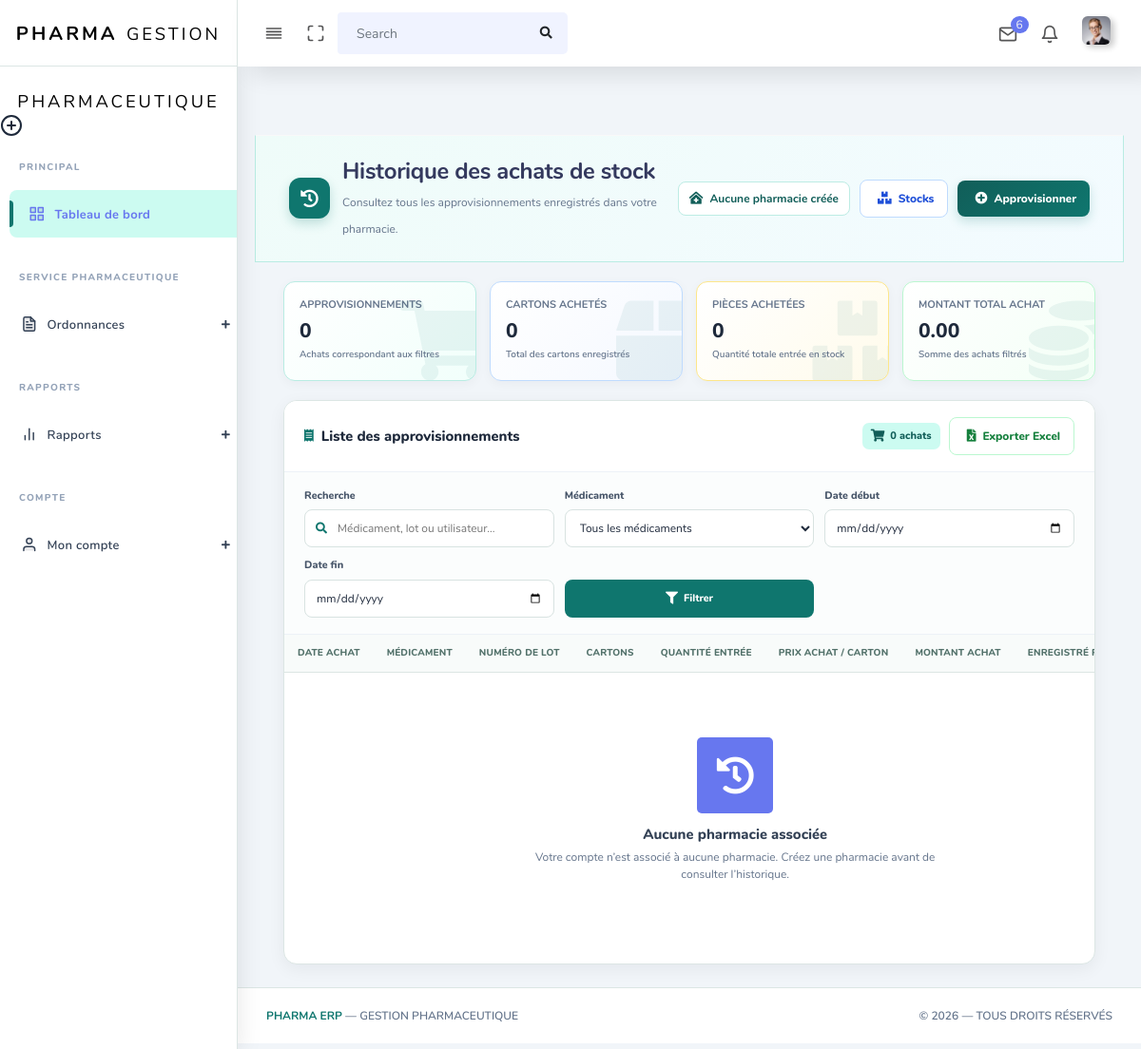
/historique_achat_stock/ (signed in), run on an earlier commit of the app's database.
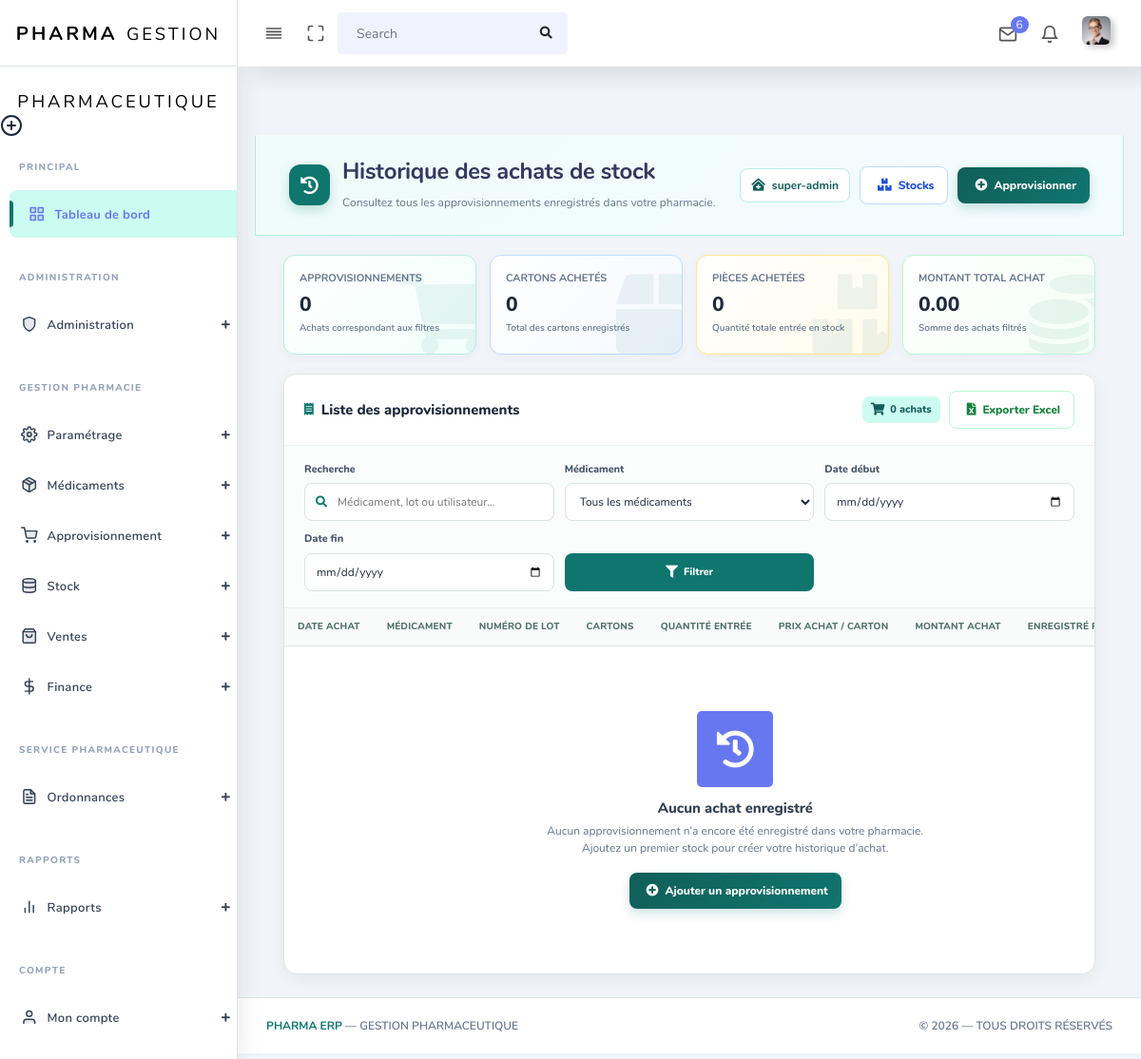
And on a later commit of the database.
### app/models.py (models this page shows, shortened)
class Pharmacie(models.Model):
    nom_pharmacie = models.CharField(max_length= 30)
    user_pharmacie = models.ForeignKey(User , on_delete= models.SET_NULL , null = True , blank= True)
    dateCreation = models.DateField(auto_now_add= True)

### app/views.py (the view, shortened to what this page needs)
# urls.py: path('historique_achat_stock/',historique_achat_stock , name = 'historique_achat_stock') ,
@login_required
def historique_achat_stock(request):
    from datetime import datetime
    from decimal import Decimal
    recherche = request.GET.get("q", "").strip()
    date_debut_str = request.GET.get("date_debut", "").strip()
    date_fin_str = request.GET.get("date_fin", "").strip()
    medicament_id = request.GET.get("medicament", "").strip()
    pharmacie_obj = (
        Pharmacie.objects
        .filter(user_pharmacie=request.user)
        .first()
    )
    name_phar = (
        pharmacie_obj.nom_pharmacie
        if pharmacie_obj
        else "Aucune pharmacie créée"
    )
    achats = Stock.objects.none()
    medicaments = []
    total_achats = 0
    total_cartons = 0
    total_pieces_achetees = 0
    montant_total_achat = Decimal("0.00")
    date_debut = None
    date_fin = None
    if pharmacie_obj:
        achats = (
            Stock.objects
            .filter(pharmacie=pharmacie_obj)
            .select_related(
                "medicament",
                "pharmacie",
                "utilisateur"
            )
            .order_by(
                "-date_achat",
                "-id"
            )
        )
        medicaments = (
            pharmacie_obj.medicaments
            .all()
            .order_by("nom", "dosage")
        )
        if medicament_id.isdigit():
            achats = achats.filter(
                medicament_id=int(medicament_id)
            )
        total_achats = achats.count()
        total_cartons = (
            achats.aggregate(
                total=Sum("nombre_cartons")
            )["total"]
            or 0
        )
        total_pieces_achetees = (
            achats.aggregate(
                total=Sum("quantite_piece")
            )["total"]
            or 0
        )
        valeur_achat_expression = ExpressionWrapper(
            F("nombre_cartons") * F("prix_achat_carton"),
            output_field=DecimalField(
                max_digits=18,
                decimal_places=2
            )
        )
        montant_total_achat = (
            achats.aggregate(
                total=Sum(valeur_achat_expression)
            )["total"]
            or Decimal("0.00")
        )
    paginator = Paginator(achats, 15)
    page_number = request.GET.get("page")
    page_obj = paginator.get_page(page_number)
    role_verify = (
        Role.objects
        .filter(userRole=request.user)
        .select_related("role")
    )
    roles = [
        role.role.nom_typeRole
        for role in role_verify
        if role.role
    ]
    roles_normalises = [
        role.lower().strip()
        for role in roles
    ]
    if "super admin" in roles_normalises:
        primary_role = "super admin"
    elif "admin" in roles_normalises:
        primary_role = "admin"
    else:
        primary_role = "visiteur"
    return render(
        request,
        "back-end/stocks/historique_achat_stock.html",
        {
            "achats": page_obj,
            "page_obj": page_obj,
            "paginator": paginator,
            "pharmacie_obj": pharmacie_obj,
            "name_phar": name_phar,
            "medicaments": medicaments,
            "recherche": recherche,
            "date_debut": date_debut_str,
            "date_fin": date_fin_str,
            "medicament_id": medicament_id,
            "total_achats": total_achats,
            "total_cartons": total_cartons,
            "total_pieces_achetees": total_pieces_achetees,
            "montant_total_achat": montant_total_achat,
            "primary_role": primary_role,
            "roles": roles,
        }
    )

### app/templates/back-end/stocks/historique_achat_stock.html (shortened to what the changed rows need)
{% load static %}
<!DOCTYPE html>
<html lang="fr">
<head>
  <link rel="stylesheet" href="{% static 'back-end/assets/css/app.min.css' %}">
  <link rel="stylesheet" href="{% static 'back-end/assets/css/style.css' %}">
  <link rel="stylesheet" href="{% static 'back-end/assets/css/components.css' %}">
  <link rel="stylesheet" href="{% static 'back-end/assets/css/custom.css' %}">
</head>
<body>
  <div id="app">
    <div class="main-wrapper main-wrapper-1">
      <div class="main-sidebar sidebar-style-2">
        {% include "back-end/includes/aside.html" %}
      </div>
      <div class="main-content">
        <section class="section">
          <div class="section-header">
            <div class="section-header-left">
              <div>
                <h1>Historique des achats de stock</h1>
              </div>
            </div>
            <div class="header-actions">
              <div class="pharmacie-name">
                <i class="fas fa-clinic-medical"></i>
                {{ name_phar|default:"Pharmacie non définie" }}
              </div>
              <a
                href="{% url 'liste_stock' %}"
                class="btn-list-stock"
              >
                <i class="fas fa-boxes"></i>
                Stocks
              </a>
              <a
                href="{% url 'creer_stock' %}"
                class="btn-add-stock"
              >
                <i class="fas fa-plus-circle"></i>
                Approvisionner
              </a>
            </div>
          </div>
          <div class="history-card">
            <div class="table-responsive">
              <table class="history-table">
                <thead>
                  <tr>
                    <th>Date achat</th>
                    <th>Médicament</th>
                    <th>Numéro de lot</th>
                    <th>Cartons</th>
                    <th>Quantité entrée</th>
                    <th>Prix achat / carton</th>
                    <th>Montant achat</th>
                    <th>Enregistré par</th>
                  </tr>
                </thead>
                <tbody>
                  {% for achat in achats %}
                    <tr>
                      <td>
                        <span class="date-purchase">
                          {{ achat.date_achat|date:"d/m/Y" }}
                        </span>
                        <span class="date-purchase-subtitle">
                          Expire le {{ achat.date_peremption|date:"d/m/Y" }}
                        </span>
                      </td>
                      <td>
                        <span class="medicament-name">
                          {{ achat.medicament.nom }}
                        </span>
                        <span class="medicament-meta">
                          {{ achat.medicament.dosage|default:"Sans dosage" }}
                          · {{ achat.medicament.get_forme_display }}
                        </span>
                      </td>
                      <td>
                        <span class="lot-code">
                          {{ achat.numero_lot }}
                        </span>
                      </td>
                      <td>
                        <span class="qty-primary">
                          {{ achat.nombre_cartons }}
                          carton{{ achat.nombre_cartons|pluralize }}
                        </span>
                        <span class="qty-secondary">
                          Reçu lors de la livraison
                        </span>
                      </td>
                      <td>
                        <span class="qty-primary">
                          {{ achat.quantite_piece|floatformat:0 }}
                          pièce{{ achat.quantite_piece|pluralize }}
                        </span>
                        <span class="qty-secondary">
                          Restant :
                          {{ achat.quantite_restante|floatformat:0 }}
                        </span>
                      </td>
                      <td>
                        <span class="money-value">
                          {{ achat.prix_achat_carton|floatformat:2 }}
                          {{ achat.devise }}
                        </span>
                        <span class="money-secondary">
                          Prix par carton
                        </span>
                      </td>
                      <td>
                        <span class="money-value">
                          {{ achat.valeur_totale_achat|floatformat:2 }}
                          {{ achat.devise }}
                        </span>
                        <span class="money-secondary">
                          {{ achat.nombre_cartons }}
                          × {{ achat.prix_achat_carton|floatformat:2 }}
                        </span>
                      </td>
                      <td>
                        <span class="user-badge">
                          <i class="fas fa-user"></i>
                          {% if achat.utilisateur.get_full_name %}
                            {{ achat.utilisateur.get_full_name }}
                          {% else %}
                            {{ achat.utilisateur.username }}
                          {% endif %}
                        </span>
                      </td>
                      <td class="text-center">
                        <a
                          href="{% url 'detail_stock' achat.id %}"
                          class="btn-detail"
                          title="Voir les détails de cet achat"
                        >
                          <i class="fas fa-eye"></i>
                        </a>
                      </td>
                    </tr>
                  {% empty %}
                    <tr>
                      <td colspan="9">
                        <div class="empty-state">
                          <div class="empty-state-icon">
                            <i class="fas fa-history"></i>
                          </div>
                          {% if recherche or medicament_id or date_debut or date_fin %}
                            <h5>Aucun achat trouvé</h5>
                            <p>
                              Aucun approvisionnement ne correspond aux filtres sélectionnés.
                              Essayez de modifier la période, le médicament ou votre recherche.
                            </p>
                            <a
                              href="{% url 'historique_achat_stock' %}"
                              class="btn-add-stock"
                            >
                              <i class="fas fa-undo"></i>
                              Réinitialiser les filtres
                            </a>
                          {% elif not pharmacie_obj %}
                            <h5>Aucune pharmacie associée</h5>
                            <p>
                              Votre compte n’est associé à aucune pharmacie.
                              Créez une pharmacie avant de consulter l’historique.
                            </p>
                          {% else %}
                            <h5>Aucun achat enregistré</h5>
                            <p>
                              Aucun approvisionnement n’a encore été enregistré dans votre pharmacie.
                              Ajoutez un premier stock pour créer votre historique d’achat.
                            </p>
                            <a
                              href="{% url 'creer_stock' %}"
                              class="btn-add-stock"
                            >
                              <i class="fas fa-plus-circle"></i>
                              Ajouter un approvisionnement
                            </a>
                          {% endif %}
                        </div>
                      </td>
                    </tr>
                  {% endfor %}
                </tbody>
              </table>
            </div>
          </div>
        </section>
      </div>
    </div>
  </div>
</body>
</html>

What changed in the data, as far as the page shows it:
added Pharmacie: nom_pharmacie "super-admin"
Also different on the page:
{{ name_phar|default:"Pharmacie non définie" }}: "Aucune pharmacie créée" → (not shown)
text no longer shown: "Aucune pharmacie associée Votre compte n’est associé à aucune pharmacie. Créez une pharmacie avant de consulter l’historique."
text now shown: "ADMINISTRATION Administration GESTION PHARMACIE Paramétrage Médicaments Approvisionnement Stock Ventes Finance Aucun achat enregistré Aucun approvisionnement n’a encore été enregistré dans votre pharmacie. Ajoutez un premier stock pour créer votre historique d’achat. Ajouter un approvisionnement"
